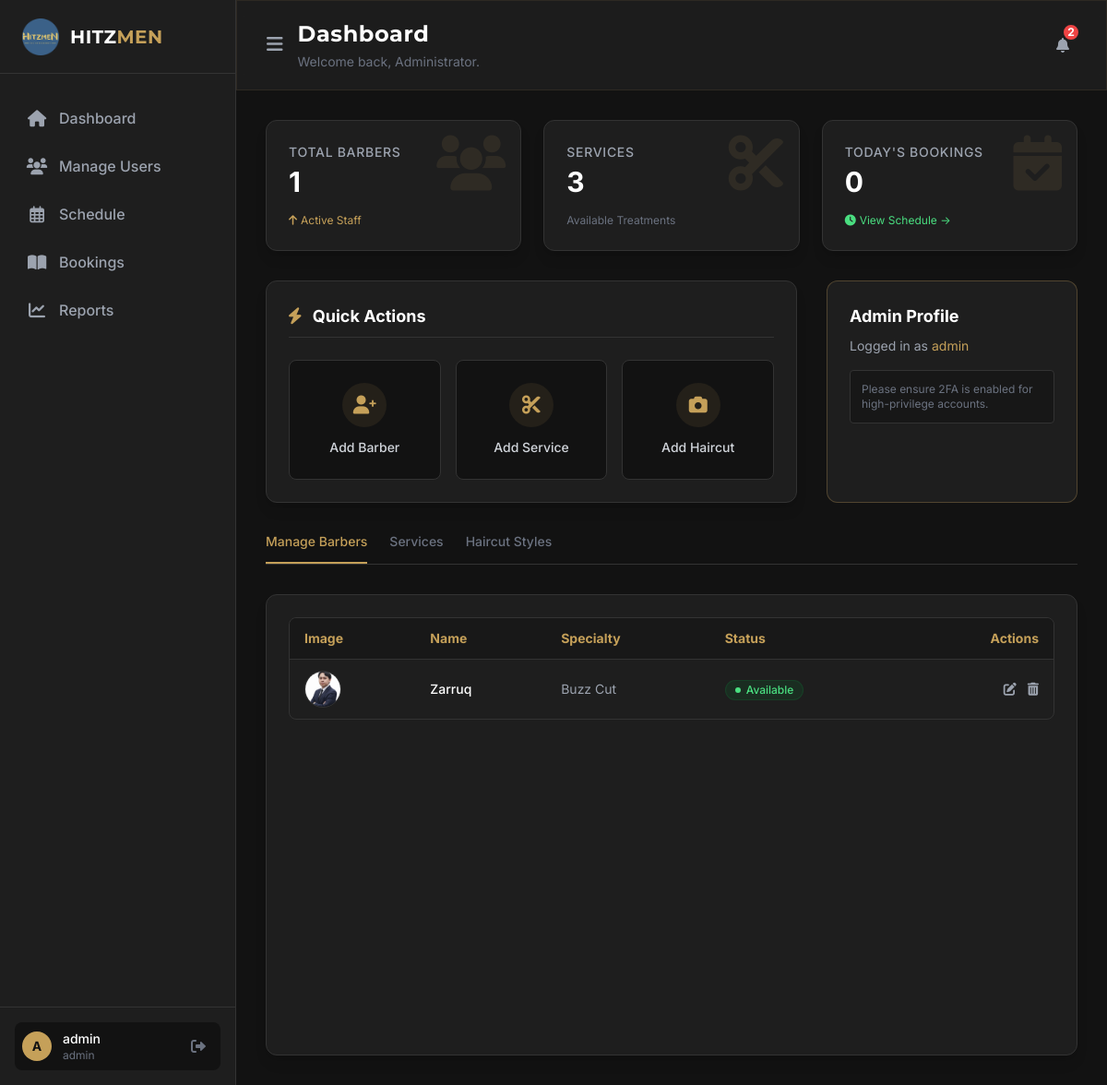
Page /admin_dashboard.php (signed in) on the committed database.
### tables this page shows
CREATE TABLE `barbers` (
  `id` int(11) NOT NULL,
  `name` varchar(100) NOT NULL,
  `specialty` varchar(255) DEFAULT NULL,
  `image` varchar(255) DEFAULT NULL,
  `created_at` timestamp NOT NULL DEFAULT current_timestamp(),
  `status` enum('Available','Unavailable','Deleted') DEFAULT 'Available',
  `user_id` int(11) DEFAULT NULL
);

### admin_dashboard.php (the view, shortened to what the rows shown need)
<?php
require_once 'actions/auto_sync_schedule.php';
$barbers = $pdo->query("SELECT * FROM barbers WHERE status NOT IN ('Deleted', 'deleted') ORDER BY created_at DESC")->fetchAll();
?>
<!DOCTYPE html>
<html lang="en">
<head>
    <script src="https://cdn.tailwindcss.com"></script>
    <link rel="stylesheet" href="https://cdnjs.cloudflare.com/ajax/libs/font-awesome/6.0.0/css/all.min.css">
</head>
<body class="bg-dark text-gray-100 font-sans antialiased overflow-hidden">
<div class="flex h-[100dvh] overflow-hidden relative">
    <main id="main-content" class="flex-1 bg-dark overflow-y-auto relative">
        <header class="bg-dark-card border-b border-dark-border px-8 py-5 flex justify-between items-center sticky top-0 z-30 glass-panel">
            <div class="flex items-center gap-4">
                <div>
                    <h1 class="text-2xl font-heading font-bold text-white tracking-wide">Dashboard</h1>
                </div>
            </div>
        </header>
        <div class="p-8 max-w-7xl mx-auto space-y-8">
            <div id="tab-contents-card" class="bg-dark-card border border-dark-border rounded-xl shadow-lg p-0 overflow-hidden min-h-[500px]">
        <div id="tab-content-barbers" class="tab-content p-6">
            <div class="overflow-auto max-h-[600px] rounded-lg border border-dark-border">
                <table class="min-w-full text-left text-sm">
                    <thead class="bg-[#181818] sticky top-0 z-10">
                        <tr>
                            <th class="py-3 px-4 font-bold text-gold border-b border-dark-border">Image</th>
                            <th class="py-3 px-4 font-bold text-gold border-b border-dark-border">Name</th>
                            <th class="py-3 px-4 font-bold text-gold border-b border-dark-border">Specialty</th>
                            <th class="py-3 px-4 font-bold text-gold border-b border-dark-border">Status</th>
                            <th class="py-3 px-4 font-bold text-gold border-b border-dark-border text-right">Actions</th>
                        </tr>
                    </thead>
                    <tbody class="divide-y divide-dark-border">
                        <?php foreach ($barbers as $barber): ?>
                        <tr class="hover:bg-dark-hover transition-colors group">
                            <td class="py-3 px-4">
                                <?php if ($barber['image']): ?>
                                    <img src="uploads/<?= htmlspecialchars($barber['image']) ?>" class="h-10 w-10 object-cover rounded-full border border-dark-border group-hover:border-gold transition-colors" alt="Barber">
                                <?php else: ?>
                                    <div class="h-10 w-10 rounded-full bg-dark-card border border-dark-border flex items-center justify-center text-gray-500 text-xs">N/A</div>
                                <?php endif; ?>
                            </td>
                            <td class="py-3 px-4 font-medium text-white"><?= htmlspecialchars($barber['name']) ?></td>
                            <td class="py-3 px-4 text-gray-400"><?= htmlspecialchars($barber['specialty']) ?></td>
                            <td class="py-3 px-4">
                                <?php if (($barber['status'] ?? 'Available') === 'Available'): ?>
                                    <span class="inline-flex items-center px-2.5 py-0.5 rounded-full text-xs font-medium bg-green-900/30 text-green-400 border border-green-900/50">
                                        <span class="w-1.5 h-1.5 bg-green-400 rounded-full mr-1.5"></span> Available
                                    </span>
                                <?php else: ?>
                                    <span class="inline-flex items-center px-2.5 py-0.5 rounded-full text-xs font-medium bg-red-900/30 text-red-400 border border-red-900/50">
                                        <span class="w-1.5 h-1.5 bg-red-400 rounded-full mr-1.5"></span> Unavailable
                                    </span>
                                <?php endif; ?>
                            </td>
                            <td class="py-3 px-4 text-right">
                                <div class="flex items-center justify-end space-x-3">
                                    <button onclick="openEditModal(<?= $barber['id'] ?>, '<?= htmlspecialchars($barber['name'], ENT_QUOTES) ?>', '<?= htmlspecialchars($barber['specialty'], ENT_QUOTES) ?>', '<?= htmlspecialchars($barber['image'], ENT_QUOTES) ?>', '<?= htmlspecialchars($barber['user_id'] ?? '', ENT_QUOTES) ?>')" class="text-gray-400 hover:text-gold transition-colors" title="Edit">
                                        <i class="fas fa-edit"></i>
                                    </button>
                                    <form action="actions/delete_barber.php" method="POST" class="inline" onsubmit="return confirm('Delete <?= htmlspecialchars($barber['name'], ENT_QUOTES) ?>?');">
                                        <button type="submit" class="text-gray-400 hover:text-red-400 transition-colors" title="Delete">
                                            <i class="fas fa-trash-alt"></i>
                                        </button>
                                    </form>
                                </div>
                            </td>
                        </tr>
                        <?php endforeach; ?>
                    </tbody>
                </table>
            </div>
        </div>
            </div>
        </div>
    </main>
</div>
</body>
</html>

### rows in the picture
barbers: image (picture), name "Zarruq", specialty "Buzz Cut", status "Available" (drawn)

### other values in the picture
substr($username, 0, 1) "A"
$username "admin"
$role "admin"
$pendingCount "2"
count($barbers) "1"
count($services) "3"
$todaysBookings "0"
